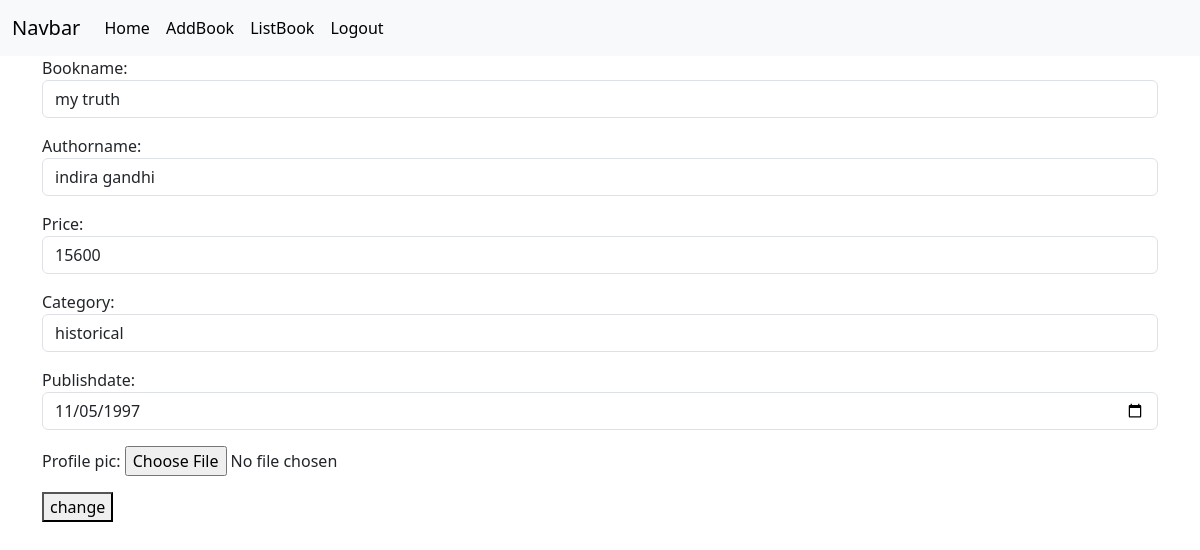
The app's page /books/3/change/ (signed in) with its own data.
### myapp/models.py (models this page shows, shortened)
class Books(models.Model):
    bookname=models.CharField(max_length=200)
    authorname=models.CharField(max_length=200)
    price=models.PositiveIntegerField()
    category=models.CharField(max_length=200)
    publishdate=models.DateField(null=True,blank=True)
    profile_pic=models.ImageField(upload_to="images",null=True,blank=True)

### myapp/views.py (the view, shortened to what this page needs)
# urls.py: path("books/<int:pk>/change/",views.BookUpdateView.as_view(),name="book-edit"),
@method_decorator(signin_required,name="dispatch")
class BookUpdateView(View):
    def get(self,request,*args,**kwargs):
        id=kwargs.get("pk")
        obj=Books.objects.get(id=id)
        form=BookModelForm(instance=obj)
        return render(request,"book_edit.html",{"form":form})

### myapp/forms.py
class BookModelForm(forms.ModelForm):
    class Meta:
        model=Books
        fields="__all__"
        widgets={
            "bookname":forms.TextInput(attrs={"class":"form-control"}),
            "authorname":forms.TextInput(attrs={"class":"form-control"}),
            "price":forms.NumberInput(attrs={"class":"form-control"}),
            "category":forms.TextInput(attrs={"class":"form-control"}),
            "publishdate":forms.DateInput(attrs={"class":"form-control","type":"date"})
        }

### myapp/views.py (called while the page is built)
def signin_required(fn):
    def wrapper(request,*args,**kwargs):
        if not request.user.is_authenticated:
            messages.error(request,"Invalid session")
            return redirect("signin")
        else:
            return fn(request,*args,**kwargs)
    return wrapper

### myapp/templates/book_edit.html (shortened to what this page needs)
{%extends 'base.html'%}
{%block body_block%}
<div class="container">
    <form action="" method="post" enctype="multipart/form-data">
        {{form.as_p}}
        <button type="submit">change</button>
    </form>
</div>
{%endblock%}

### records on screen
Books: bookname "my truth", authorname "indira gandhi", price "15600", category "historical", publishdate "11/05/1997"
